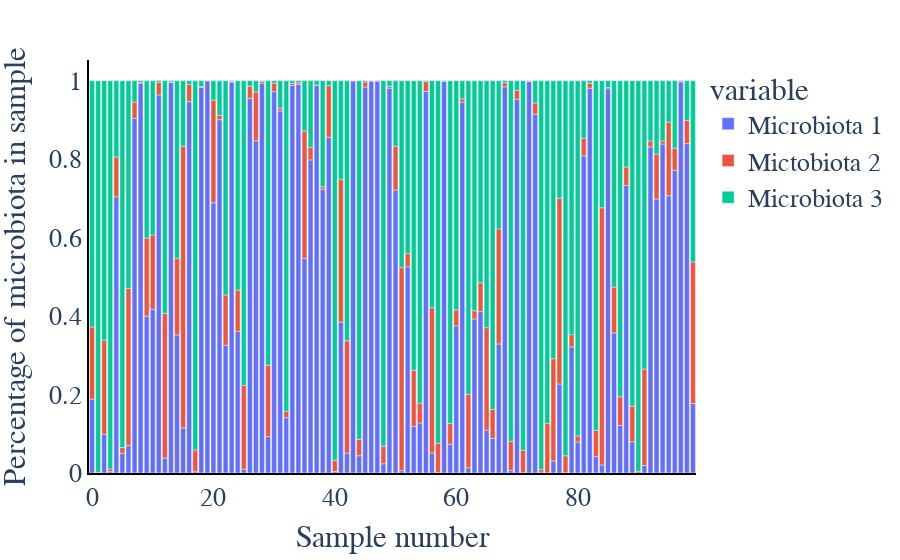

The cell this chart's notebook holds for it:
### Markdown cell above
## Data Visualization

### Code cell
fig = px.bar(pd.DataFrame(X_sim[:100, :], columns=["Microbiota 1", "Mictobiota 2", "Microbiota 3"]))
fig = update_layout_px(fig)
fig.update_xaxes(title="Sample number")
fig.update_yaxes(title="Percentage of microbiota in sample")
fig.write_image(os.path.join(savepath,
                             "Barplot_Sample_" +str(p)+"InstrumentStrength_"+str(instrument_strength)+".pdf" ))
fig.show()
